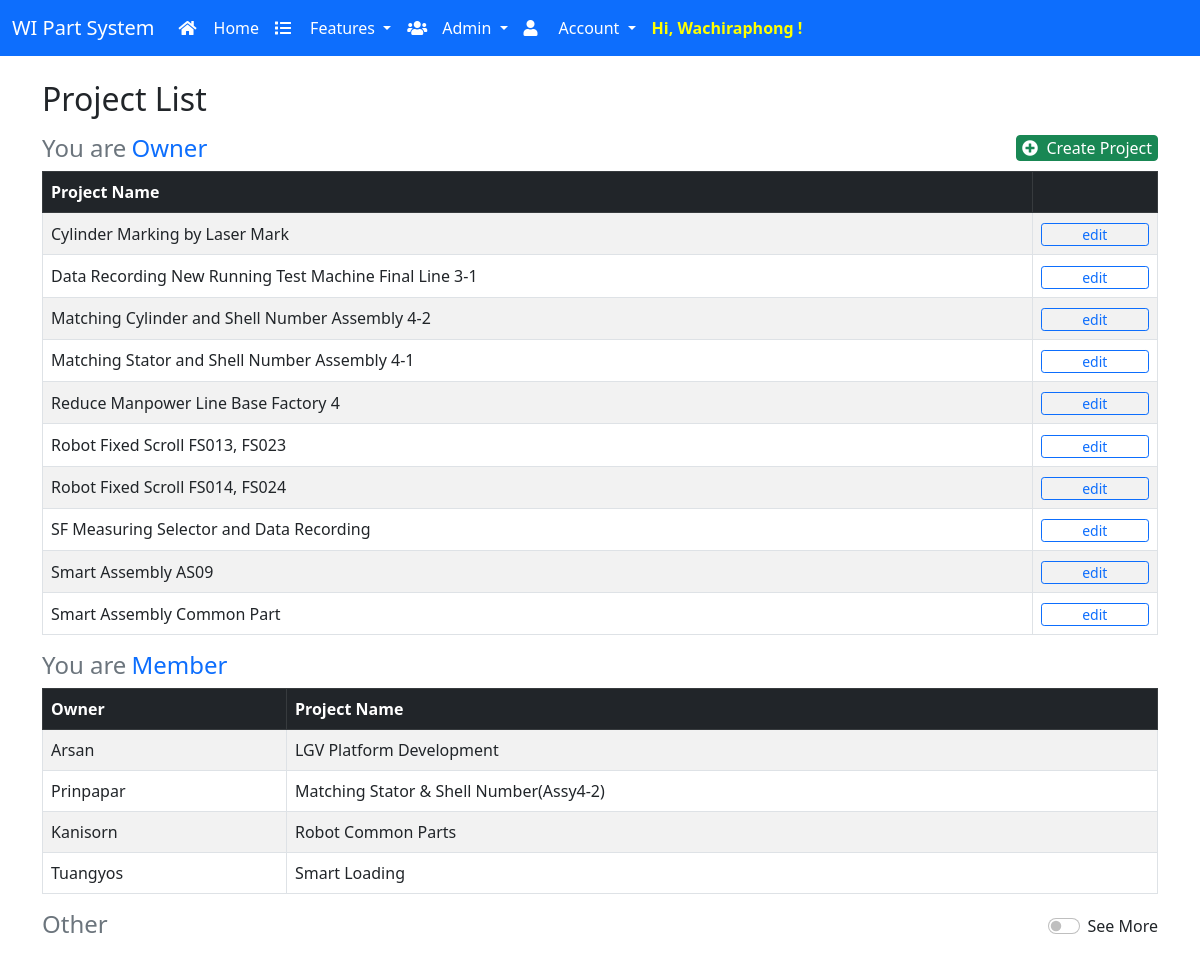
The page /projectlist/ (signed in) on the database its author committed.
### app.py (models this page shows, shortened)
class User(UserMixin, db.Model):
    id = db.Column(db.Integer, primary_key=True, autoincrement=True)
    EmpID = db.Column(db.Integer, nullable=False)
    Password = db.Column(db.Text, nullable=False)
    Name = db.Column(db.Text, nullable=False)
    Role = db.Column(db.Integer, nullable=False)
    ResetPass = db.Column(db.Boolean, nullable=True, default=True)
    LastUpdated = db.Column(db.DateTime, default=datetime.today)

class ProjectList(db.Model):
    ID = db.Column(db.Integer, primary_key=True, autoincrement=True)
    Name = db.Column(db.Text, nullable=False)
    Owner = db.Column(db.Text, nullable=False)
    Member = db.Column(db.Text)

### app.py (the view, shortened to what this page needs)
@app.route("/projectlist/", methods=["GET", "POST"])
def project_list():
    if not current_user.is_authenticated:
        return redirect(url_for("login"))
    project_all = ProjectList.query.order_by(ProjectList.Name.asc()).all()
    project_owner = (
        ProjectList.query.filter(ProjectList.Owner == current_user.Name)
        .order_by(ProjectList.Name.asc())
        .all()
    )
    project_member = (
        ProjectList.query.filter(ProjectList.Member.like(f"%({current_user.EmpID})%"))
        .order_by(ProjectList.Name.asc())
        .all()
    )
    project_other = (
        ProjectList.query.filter(
            (ProjectList.Owner != current_user.Name)
            | (ProjectList.Member.notlike(f"({current_user.Name})"))
        )
        .order_by(ProjectList.Owner.asc(), ProjectList.Name.asc())
        .all()
    )
    return render_template(
        "project-list.html",
        project_all=project_all,
        project_owner=project_owner,
        project_member=project_member,
        project_other=project_other,
        user_all=User.query.filter(User.EmpID != 1).order_by(User.Name.asc()).all(),
    )

### app.py (called while the page is built)
@login_manager.user_loader
def load_user(uid):
    return User.query.get(int(uid))

### templates/project-list.html (shortened to what this page needs)
{% extends 'base-newer.html' %}
{% block content %}
<div class="container" style="align-items: center;">
    <h2 class="mb-3">Project List</h2>
    <div class="col-lg-12">
        <div class="project-list-table">
            <div style="display: inherit; flex-direction: inherit;">
                <h4 class="text-secondary">You are</h4>
                <h4 class="text-primary" style="margin-left: 5px;">Owner</h4>
            </div>
            <div>
                <a role="button" class="btn btn-success" href="#" style="padding: 0 5px;" data-bs-toggle="modal"
                    data-bs-target="#confirmCreate">
                    <i class="fas fa-plus-circle"></i>&nbsp;&nbsp;Create Project
                </a>
            </div>
        </div>
        {% if project_owner %}
        <div class="table-responsive-sm table-project-list">
            <table id="proj-owner" class="table table-striped table-bordered align-middle text-nowrap">
                <thead class="thead-light">
                    <tr class="table-dark">
                        <th scope="col">Project Name</th>
                        <th scope="col"></th>
                    </tr>
                </thead>
                <tbody>
                    {% for project in project_owner %}
                    <tr>
                        <td>{{project.Name}}</td>
                        <td>
                            <a role="button" class="btn btn-outline-primary btn-sm btn-table-row" href="#"
                                style="width: 100%;" data-bs-toggle="modal" data-bs-target="#confirmEdit"
                                onclick="showEdit(this)" data-proj_id="{{project.ID}}"
                                data-proj_member="{{project.Member}}" data-proj_name="{{project.Name}}">
                                edit
                            </a>
                        </td>
                    </tr>
                    {% endfor %}
                </tbody>
            </table>
        </div>
        {% else %}
        <h6 class="text-danger">- No Project</h6>
        {% endif %}
        <div class="project-list-table mt-3">
            <div style="display: inherit; flex-direction: inherit;">
                <h4 class="text-secondary">You are</h4>
                <h4 class="text-primary" style="margin-left: 5px;">Member</h4>
            </div>
        </div>
        {% if project_member|length > 0 %}
        <div class="table-responsive-sm table-project-list">
            <table id="proj-member" class="table table-striped table-bordered align-middle text-nowrap">
                <thead class="thead-light">
                    <tr class="table-dark">
                        <th scope="col">Owner</th>
                        <th scope="col">Project Name</th>
                    </tr>
                </thead>
                <tbody>
                    {% for project in project_member %}
                    <tr>
                        <td>{{project.Owner}}</td>
                        <td>{{project.Name}}</td>
                    </tr>
                    {% endfor %}
                </tbody>
            </table>
        </div>
        {% else %}
        <h6 class="text-danger">- No Project</h6>
        {% endif %}
        <div class="project-list-table mt-3">
            <div style="display: inherit; flex-direction: inherit;">
                <h4 class="text-secondary">Other</h4>
            </div>
            <div class="form-check form-switch mt-1">
                <input class="form-check-input" type="checkbox" id="flexSwitchCheckShow" onchange="showOther()">
                <label class="form-check-label" for="flexSwitchCheckShow">See More</label>
            </div>
        </div>
    </div>
</div>
{% endblock content %}

### templates/base-newer.html (shortened to what this page needs)
<!doctype html>
<html lang="en">
<head>
    <link rel="stylesheet" href="{{url_for('static', filename='css/style.css')}}" type="text/css">
    <link rel="stylesheet" href="{{url_for('static', filename='css/bootstrap.css')}}">
    <link rel="stylesheet" href="{{url_for('static', filename='css/all.css')}}">
</head>
<body>
    {% if noNav %}
    {% else %}
    <nav class="navbar navbar-expand-lg navbar-dark bg-primary">
        <div class="container-fluid">
            <a class="navbar-brand" style="font-weight: 500;" href="{{url_for('home')}}">WI Part System</a>
            <div class="collapse navbar-collapse" id="navbarSupportedContent">
                <div class="navbar-nav">
                    <a class="nav-link active" aria-current="page" href="{{url_for('home')}}">
                        <i class="fas fa-home icon-menu-nav"></i>Home
                    </a>
                    <li class="nav-item dropdown">
                        <a class="nav-link dropdown-toggle active" href="#" id="nav-dd-features" role="button"
                            data-bs-toggle="dropdown" aria-expanded="false">
                            <i class="fas fa-list icon-menu-nav"></i>Features
                        </a>
                    </li>
                    {% if current_user.Role == 99 %}
                    <li class="nav-item dropdown">
                        <a href="" class="nav-link dropdown-toggle active" id="nav-dd-admin" role="button"
                            data-bs-toggle="dropdown" aria-expanded="false">
                            <i class="fas fa-users icon-menu-nav"></i>Admin
                        </a>
                    </li>
                    {% endif %}
                    <li class="nav-item dropdown">
                        <a class="nav-link dropdown-toggle active" href="#" id="nav-dd-account" role="button"
                            data-bs-toggle="dropdown" aria-expanded="false">
                            <i class="fas fa-user icon-menu-nav icon-menu-nav"></i>Account
                        </a>
                    </li>
                    <li class="nav-item">
                        <span class="nav-link" href="#" style="color: yellow; font-weight: bold;">
                            {% if current_user.is_authenticated %}
                            Hi, {{current_user.Name}} !
                            {% else %}
                            Not Authenticated
                            {% endif %}
                        </span>
                    </li>
                </div>
            </div>
        </div>
    </nav>
    {% endif %}
    <div class="container" style="text-align: center;">
        <br>
    </div>
    {% block content %}
    {% endblock content %}
</body>
</html>

### static/css/style.css (style rules this page uses)
body { padding-bottom: 50px; }
.icon-menu-nav { width: 35px; }
.project-list-table { display: flex; flex-direction: row; justify-content: space-between; }
.btn-table-row { padding: 0 6px !important; }

### static/css/all.css (style rules this page uses)
.fa, .fas, .far, .fal, .fad, .fab { -moz-osx-font-smoothing: grayscale; -webkit-font-smoothing: antialiased; display: inline-block; font-style: normal; font-variant: normal; text-rendering: auto; line-height: 1; }
.fa-home:before { content: "\f015"; }
.fa-list:before { content: "\f03a"; }
.fa-plus-circle:before { content: "\f055"; }
.fa-user:before { content: "\f007"; }
.fa-users:before { content: "\f0c0"; }

### rows shown on the page
User: Name "Wachiraphong"
ProjectList: Name "Cylinder Marking by Laser Mark"
ProjectList: Name "Data Recording New Running Test Machine Final Line 3-1"
ProjectList: Name "Matching Cylinder and Shell Number Assembly 4-2"
ProjectList: Name "Matching Stator and Shell Number Assembly 4-1"
ProjectList: Name "Reduce Manpower Line Base Factory 4"
ProjectList: Name "Robot Fixed Scroll FS013, FS023"
ProjectList: Name "Robot Fixed Scroll FS014, FS024"
ProjectList: Name "SF Measuring Selector and Data Recording"
ProjectList: Name "Smart Assembly AS09"
ProjectList: Name "Smart Assembly Common Part"
ProjectList: Owner "Arsan", Name "LGV Platform Development"
ProjectList: Owner "Prinpapar", Name "Matching Stator & Shell Number(Assy4-2)"
ProjectList: Owner "Kanisorn", Name "Robot Common Parts"
ProjectList: Owner "Tuangyos", Name "Smart Loading"
